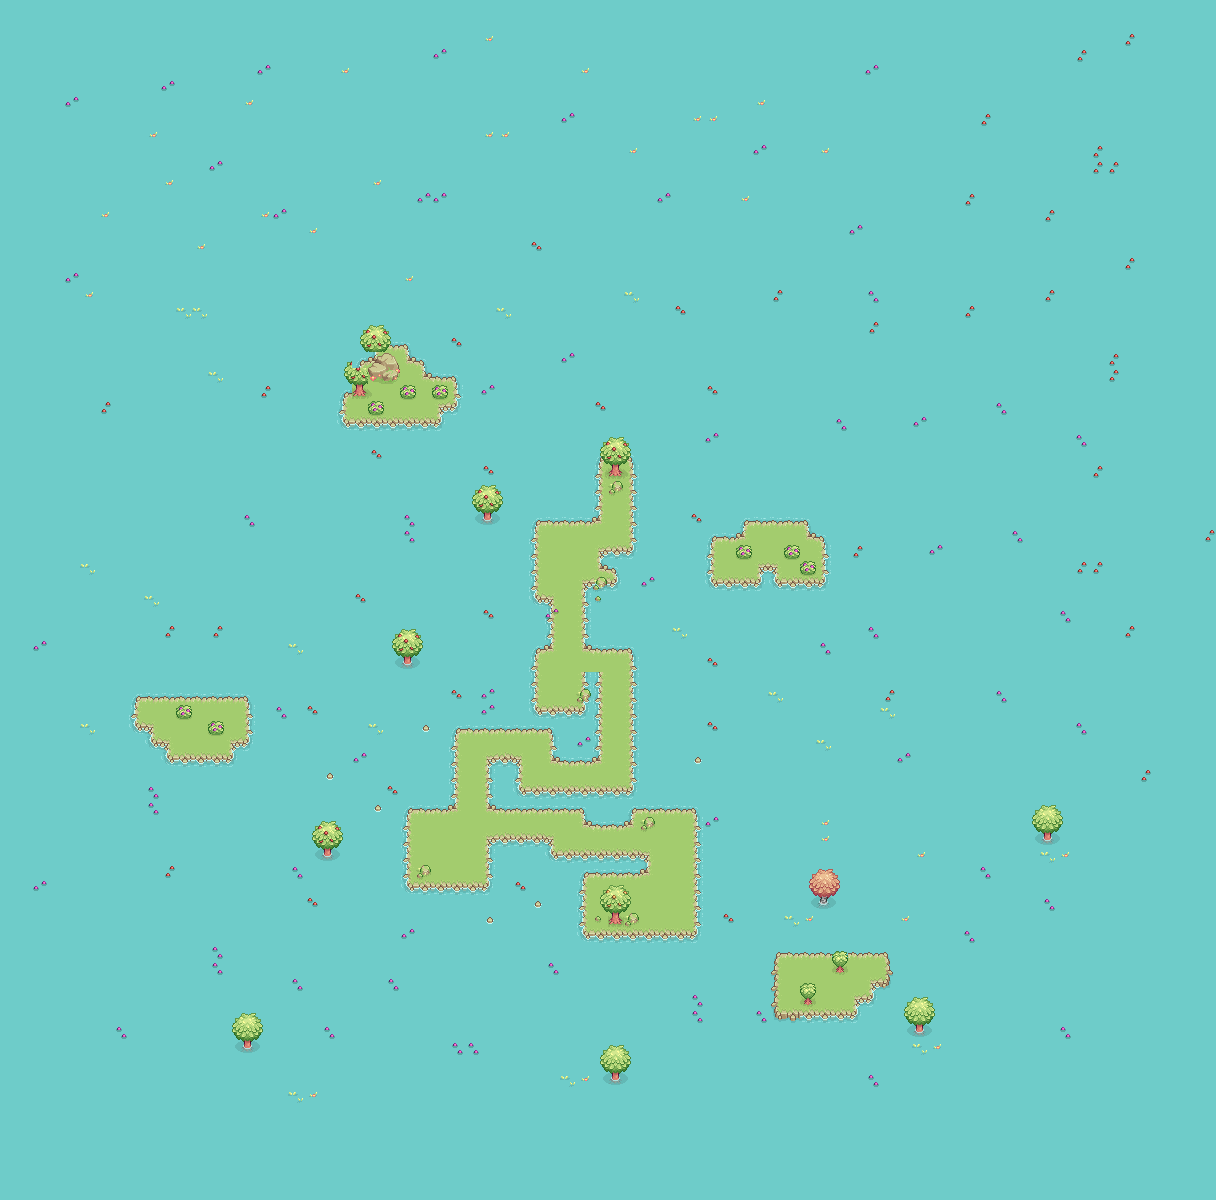

A level layout from a 2D game, rendered from its tile map. Below: a short description, then the map file with tile-grid data replaced by summaries:
An orthogonal 76x75 tile map with 16x16 px tiles, 2 tile layers (Прошарок плиток 1, Прошарок плиток 2), 2 tilesets.

<map version="1.10" tiledversion="1.10.2" orientation="orthogonal" renderorder="right-down" width="76" height="75" tilewidth="16" tileheight="16" infinite="0" nextlayerid="3" nextobjectid="1">
 <tileset firstgid="1" source="natural.tsx" />
 <tileset firstgid="131" source="natural2.tsx" />
 <layer id="1" name="Прошарок плиток 1" width="76" height="75">
  <data>[5700 cells, 5700 non-empty, 18 distinct tile ids]</data>
 </layer>
 <layer id="2" name="Прошарок плиток 2" width="76" height="75">
  <data>[5700 cells, 440 non-empty, 69 distinct tile ids]</data>
 </layer>
</map>
